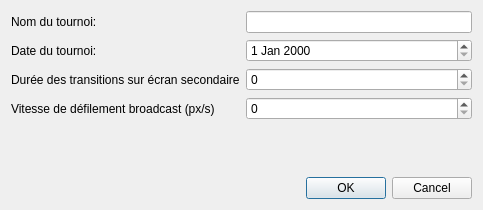
<?xml version="1.0" encoding="UTF-8"?>
<ui version="4.0">
 <class>DialogNewTournament</class>
 <widget class="QDialog" name="DialogNewTournament">
  <property name="geometry">
   <rect>
    <x>0</x>
    <y>0</y>
    <width>483</width>
    <height>210</height>
   </rect>
  </property>
  <property name="windowTitle">
   <string>Nouveau</string>
  </property>
  <layout class="QFormLayout" name="formLayout">
   <item row="0" column="0">
    <widget class="QLabel" name="label">
     <property name="text">
      <string>Nom du tournoi:</string>
     </property>
    </widget>
   </item>
   <item row="0" column="1">
    <widget class="QLineEdit" name="lineEditName"/>
   </item>
   <item row="1" column="0">
    <widget class="QLabel" name="label_2">
     <property name="text">
      <string>Date du tournoi:</string>
     </property>
    </widget>
   </item>
   <item row="1" column="1">
    <widget class="QDateEdit" name="dateEdit"/>
   </item>
   <item row="2" column="0">
    <widget class="QLabel" name="label_3">
     <property name="text">
      <string>Durée des transitions sur écran secondaire</string>
     </property>
    </widget>
   </item>
   <item row="2" column="1">
    <widget class="QSpinBox" name="spinBoxTime"/>
   </item>
   <item row="3" column="0">
    <widget class="QLabel" name="label_4">
     <property name="text">
      <string>Vitesse de défilement broadcast (px/s)</string>
     </property>
    </widget>
   </item>
   <item row="3" column="1">
    <widget class="QSpinBox" name="spinBoxScrollSpeed"/>
   </item>
   <item row="4" column="0">
    <spacer name="verticalSpacer">
     <property name="orientation">
      <enum>Qt::Vertical</enum>
     </property>
     <property name="sizeHint" stdset="0">
      <size>
       <width>20</width>
       <height>40</height>
      </size>
     </property>
    </spacer>
   </item>
   <item row="5" column="0" colspan="2">
    <widget class="QDialogButtonBox" name="buttonBox">
     <property name="orientation">
      <enum>Qt::Horizontal</enum>
     </property>
     <property name="standardButtons">
      <set>QDialogButtonBox::Cancel|QDialogButtonBox::Ok</set>
     </property>
    </widget>
   </item>
  </layout>
 </widget>
 <resources/>
 <connections>
  <connection>
   <sender>buttonBox</sender>
   <signal>accepted()</signal>
   <receiver>DialogNewTournament</receiver>
   <slot>accept()</slot>
   <hints>
    <hint type="sourcelabel">
     <x>248</x>
     <y>254</y>
    </hint>
    <hint type="destinationlabel">
     <x>157</x>
     <y>274</y>
    </hint>
   </hints>
  </connection>
  <connection>
   <sender>buttonBox</sender>
   <signal>rejected()</signal>
   <receiver>DialogNewTournament</receiver>
   <slot>reject()</slot>
   <hints>
    <hint type="sourcelabel">
     <x>316</x>
     <y>260</y>
    </hint>
    <hint type="destinationlabel">
     <x>286</x>
     <y>274</y>
    </hint>
   </hints>
  </connection>
 </connections>
</ui>
